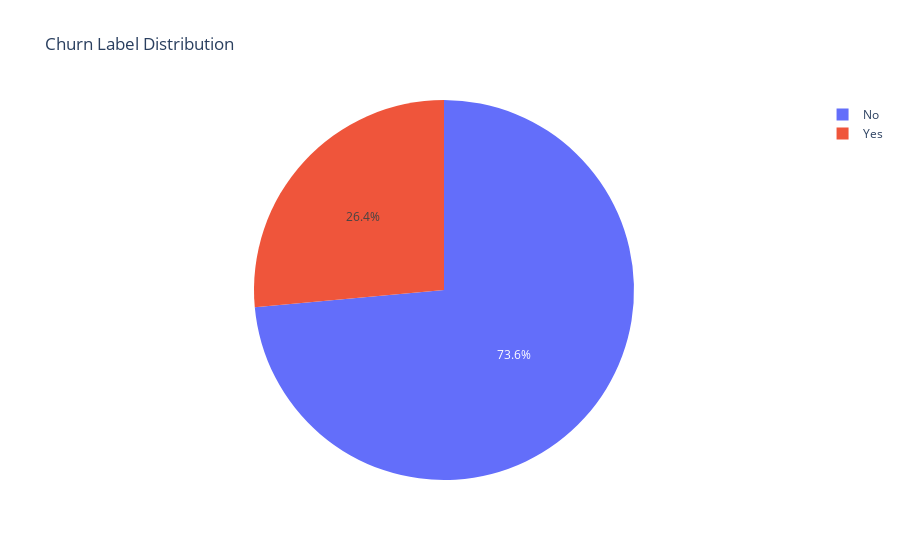

The notebook cell saved with this chart:
### Markdown cell above
**Data Visualization**

### Code cell
Churn_Label_counts= df['Churn'].value_counts()
fig2 = px.pie(names= Churn_Label_counts.keys(), values= Churn_Label_counts.values, title='Churn Label Distribution')
fig2.show()

### Figure 1 — Plotly figure (JSON) as saved in the notebook; plotly's stock layout.template omitted (floating-point values rounded to 4 significant figures)
{"data": [{"domain": {"x": [0, 1], "y": [0, 1]}, "hovertemplate": "label=%{label}<br>value=%{value}<extra></extra>", "labels": ["No", "Yes"], "legendgroup": "", "name": "", "showlegend": true, "type": "pie", "values": [5164, 1857]}], "layout": {"legend": {"tracegroupgap": 0}, "title": {"text": "Churn Label Distribution"}}}
